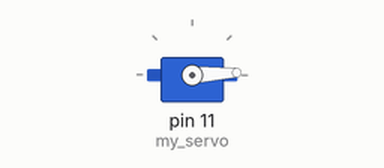
The sketch below on a simulated Arduino Uno, built with avr-gcc and run on an emulated ATmega328P. On the bench: servo.

Above: at 0.05 s.
At 0.9 s:
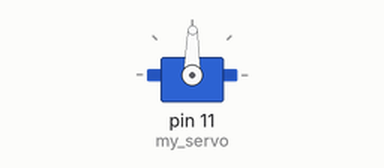
At 1.75 s:
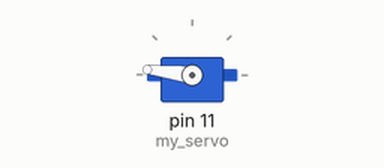
At 3.45 s:
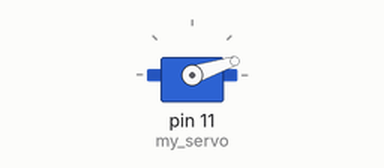
Timing chart, 0 to 8.3 s (numbered marks = the images above):
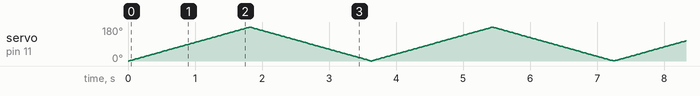

The sketch:

task4.ino
```cpp
// initialization and module import
////////////////////////////////////
#include <Servo.h>
Servo my_servo;
int angle;
int degree;
int state;
//////////////////////////////////
void setup()  {
    // SETUP CODE
    my_servo.attach(11);
    Serial.begin(9600);
    //degree = 1;
    state = 0;
    angle = 0;
}

// loop
void loop() {
  if (state == 0) { my_servo.write(angle);
    angle++; // increament by 1
    }
    if (angle == 180) {
      state = 1;
      }

   if (state == 1) {
      my_servo.write(angle);
      angle--; //  decreament by 1
      }
      if (angle == 0) {
        state = 0;
    }

    delay(10);
}
```
